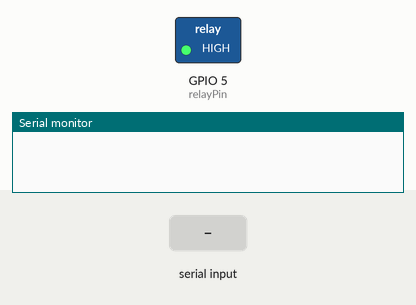
Recording of a sketch running on a simulated ESP32. Parts: switched loads named in the sketch (green lamp = pin HIGH), the last lines printed to the serial monitor. The inputs (shaded band) are chosen by the test bench. Nothing arrives over Bluetooth unless stated.

Above: at 1.2 s.
1.3 s: "1" received over the second serial link
At 1.7 s:
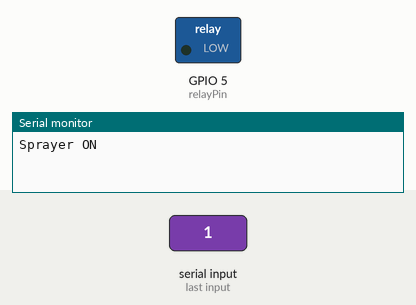
2.8 s: "0" received over the second serial link
At 4.1 s:
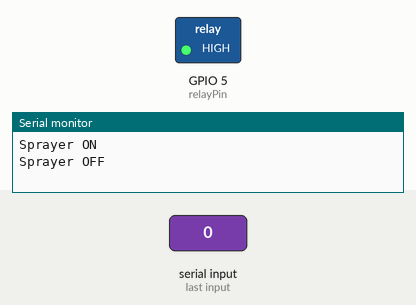
Timing chart, 0 to 5.8 s (numbered marks = the images above; inputs shaded):
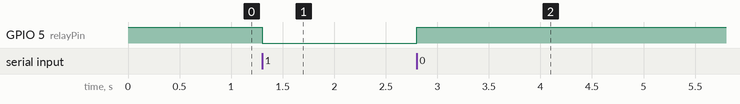

The sketch:

pesticide_sprayer.ino
```cpp
#include "BluetoothSerial.h"
BluetoothSerial SerialBT;
const int relayPin = 5;
void setup() {
  Serial.begin(115200);
  SerialBT.begin("ESP32_Sprayer");
  pinMode(relayPin, OUTPUT);
  digitalWrite(relayPin, HIGH);
}

void loop() {
  if (SerialBT.available()) {
    char command = SerialBT.read();
    if (command == '1') {
      digitalWrite(relayPin, LOW);
      Serial.println("Sprayer ON");
    }

    else if (command == '0') {
      digitalWrite(relayPin, HIGH);
      Serial.println("Sprayer OFF");
    }
  }
}
```

Measured:
- after the input at 1.3 s, GPIO 5 (relayPin): HIGH → LOW at once
- after the input at 2.8 s, GPIO 5 (relayPin): LOW → HIGH at once
